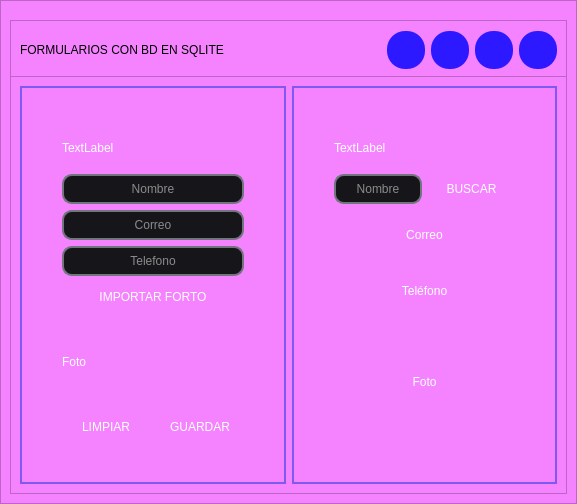
<?xml version="1.0" encoding="UTF-8"?>
<ui version="4.0">
 <class>MainWindow</class>
 <widget class="QMainWindow" name="MainWindow">
  <property name="geometry">
   <rect>
    <x>0</x>
    <y>0</y>
    <width>577</width>
    <height>504</height>
   </rect>
  </property>
  <property name="windowTitle">
   <string>MainWindow</string>
  </property>
  <widget class="QWidget" name="centralwidget">
   <layout class="QHBoxLayout" name="horizontalLayout">
    <property name="spacing">
     <number>0</number>
    </property>
    <property name="leftMargin">
     <number>0</number>
    </property>
    <property name="topMargin">
     <number>0</number>
    </property>
    <property name="rightMargin">
     <number>0</number>
    </property>
    <property name="bottomMargin">
     <number>0</number>
    </property>
    <item>
     <widget class="QFrame" name="frame">
      <property name="styleSheet">
       <string notr="true">background-color: rgb(245, 131, 255);</string>
      </property>
      <property name="frameShape">
       <enum>QFrame::StyledPanel</enum>
      </property>
      <property name="frameShadow">
       <enum>QFrame::Raised</enum>
      </property>
      <layout class="QVBoxLayout" name="verticalLayout_2">
       <item>
        <widget class="QFrame" name="frame_superior">
         <property name="minimumSize">
          <size>
           <width>60</width>
           <height>60</height>
          </size>
         </property>
         <property name="maximumSize">
          <size>
           <width>16777215</width>
           <height>40</height>
          </size>
         </property>
         <property name="styleSheet">
          <string notr="true">QPushButton{
border-radius:18px;
	background-color: rgb(44, 25, 255);
}

QPushButton-hover{
background-color: rgb(255, 227, 156);
}

QLabel{
rgb(90, 14, 255)
font:12pt &quot;SanSerif&quot;;
}</string>
         </property>
         <property name="frameShape">
          <enum>QFrame::StyledPanel</enum>
         </property>
         <property name="frameShadow">
          <enum>QFrame::Raised</enum>
         </property>
         <layout class="QHBoxLayout" name="horizontalLayout_2">
          <item>
           <widget class="QLabel" name="label">
            <property name="text">
             <string>FORMULARIOS CON BD EN SQLITE</string>
            </property>
           </widget>
          </item>
          <item>
           <spacer name="horizontalSpacer">
            <property name="orientation">
             <enum>Qt::Horizontal</enum>
            </property>
            <property name="sizeHint" stdset="0">
             <size>
              <width>184</width>
              <height>20</height>
             </size>
            </property>
           </spacer>
          </item>
          <item>
           <widget class="QPushButton" name="bt_minimo">
            <property name="minimumSize">
             <size>
              <width>38</width>
              <height>38</height>
             </size>
            </property>
            <property name="maximumSize">
             <size>
              <width>38</width>
              <height>38</height>
             </size>
            </property>
            <property name="text">
             <string/>
            </property>
            <property name="icon">
             <iconset>
              <normaloff>minus.svg</normaloff>minus.svg</iconset>
            </property>
            <property name="iconSize">
             <size>
              <width>38</width>
              <height>38</height>
             </size>
            </property>
           </widget>
          </item>
          <item>
           <widget class="QPushButton" name="bt_maximo">
            <property name="minimumSize">
             <size>
              <width>38</width>
              <height>38</height>
             </size>
            </property>
            <property name="maximumSize">
             <size>
              <width>38</width>
              <height>38</height>
             </size>
            </property>
            <property name="text">
             <string/>
            </property>
            <property name="icon">
             <iconset>
              <normaloff>chevron-up.svg</normaloff>chevron-up.svg</iconset>
            </property>
            <property name="iconSize">
             <size>
              <width>38</width>
              <height>38</height>
             </size>
            </property>
           </widget>
          </item>
          <item>
           <widget class="QPushButton" name="bt_normal">
            <property name="minimumSize">
             <size>
              <width>38</width>
              <height>38</height>
             </size>
            </property>
            <property name="maximumSize">
             <size>
              <width>38</width>
              <height>38</height>
             </size>
            </property>
            <property name="text">
             <string/>
            </property>
            <property name="icon">
             <iconset>
              <normaloff>chevron-down.svg</normaloff>chevron-down.svg</iconset>
            </property>
            <property name="iconSize">
             <size>
              <width>38</width>
              <height>38</height>
             </size>
            </property>
           </widget>
          </item>
          <item>
           <widget class="QPushButton" name="bt_close">
            <property name="minimumSize">
             <size>
              <width>38</width>
              <height>38</height>
             </size>
            </property>
            <property name="maximumSize">
             <size>
              <width>38</width>
              <height>38</height>
             </size>
            </property>
            <property name="text">
             <string/>
            </property>
            <property name="icon">
             <iconset>
              <normaloff>x.svg</normaloff>x.svg</iconset>
            </property>
            <property name="iconSize">
             <size>
              <width>38</width>
              <height>38</height>
             </size>
            </property>
           </widget>
          </item>
         </layout>
        </widget>
       </item>
       <item>
        <widget class="QFrame" name="frame_contenido">
         <property name="styleSheet">
          <string notr="true">QLabel{
color: rgb(255, 255, 254);
font: 12pt &quot;Sans Serif Collection&quot;;
}

QPushButton{
background-color: qlineargradient(spread:pad, x1:0, y1:0, x2:1, y2:0, stop:0 rgba(255, 178, 102, 	255), stop:0.55 rgba(235, 148, 61, 255), stop:0.98 rgba(0, 0, 0, 255), stop:1 rgba(0, 0, 0, 0));
border-radius:10px;
color: rgb(255, 255, 254);
font: 12pt &quot;Sans Serif Collection&quot;;
}

QLineEdit{
background-color:rgb(22,22,26);
border-radius:10px;
color: rgb(255, 255, 254);
font: 12pt &quot;Sans Serif Collection&quot;;
border:2px solid rgb(114,117,126);
}

QLineEdit:hover{
background-color:rgb(22,22,26);
border-radius:10px;
font: 12pt &quot;Sans Serif Collection&quot;;
border:2px solid rgb(44,182,125);
}

QLineEdit:focus{
background-color:rgb(1,1,1);
border-radius:10px;
font: 12pt &quot;Sans Serif Collection&quot;;
border:2px solid rgb(127,90,240);
}





</string>
         </property>
         <property name="frameShape">
          <enum>QFrame::StyledPanel</enum>
         </property>
         <property name="frameShadow">
          <enum>QFrame::Raised</enum>
         </property>
         <layout class="QHBoxLayout" name="horizontalLayout_3">
          <item>
           <widget class="QFrame" name="frame_datos">
            <property name="maximumSize">
             <size>
              <width>300</width>
              <height>16777215</height>
             </size>
            </property>
            <property name="styleSheet">
             <string notr="true">QFrame{
border:2px solid #7f5af0;
}


QLabel{
border:None;
}</string>
            </property>
            <property name="frameShape">
             <enum>QFrame::StyledPanel</enum>
            </property>
            <property name="frameShadow">
             <enum>QFrame::Raised</enum>
            </property>
            <layout class="QVBoxLayout" name="verticalLayout" stretch="1,1,1,1,1,1,1">
             <property name="spacing">
              <number>6</number>
             </property>
             <property name="leftMargin">
              <number>40</number>
             </property>
             <property name="topMargin">
              <number>40</number>
             </property>
             <property name="rightMargin">
              <number>40</number>
             </property>
             <property name="bottomMargin">
              <number>40</number>
             </property>
             <item>
              <widget class="QLabel" name="label_2">
               <property name="maximumSize">
                <size>
                 <width>16777215</width>
                 <height>40</height>
                </size>
               </property>
               <property name="text">
                <string>TextLabel</string>
               </property>
              </widget>
             </item>
             <item>
              <widget class="QLineEdit" name="in_nombre">
               <property name="minimumSize">
                <size>
                 <width>0</width>
                 <height>30</height>
                </size>
               </property>
               <property name="alignment">
                <set>Qt::AlignCenter</set>
               </property>
               <property name="placeholderText">
                <string>Nombre</string>
               </property>
              </widget>
             </item>
             <item>
              <widget class="QLineEdit" name="in_correo">
               <property name="minimumSize">
                <size>
                 <width>0</width>
                 <height>30</height>
                </size>
               </property>
               <property name="alignment">
                <set>Qt::AlignCenter</set>
               </property>
               <property name="placeholderText">
                <string>Correo</string>
               </property>
              </widget>
             </item>
             <item>
              <widget class="QLineEdit" name="in_telefono">
               <property name="minimumSize">
                <size>
                 <width>0</width>
                 <height>30</height>
                </size>
               </property>
               <property name="alignment">
                <set>Qt::AlignCenter</set>
               </property>
               <property name="placeholderText">
                <string>Telefono</string>
               </property>
              </widget>
             </item>
             <item>
              <widget class="QPushButton" name="bt_importar_img">
               <property name="minimumSize">
                <size>
                 <width>0</width>
                 <height>30</height>
                </size>
               </property>
               <property name="text">
                <string>IMPORTAR FORTO</string>
               </property>
              </widget>
             </item>
             <item>
              <widget class="QLabel" name="img_preview">
               <property name="text">
                <string>Foto</string>
               </property>
              </widget>
             </item>
             <item>
              <layout class="QHBoxLayout" name="horizontalLayout_4" stretch="1,1">
               <item>
                <widget class="QPushButton" name="bt_limpiar">
                 <property name="minimumSize">
                  <size>
                   <width>0</width>
                   <height>30</height>
                  </size>
                 </property>
                 <property name="styleSheet">
                  <string notr="true">QPushButton{
border-top-left-radius:0px;
border-bottom-left-radius:30px;
border-top-right-radius:30px;
border-bottom-right-radius:0px;
}
QPushButton:hover{
border-top-left-radius:0px;
border-bottom-left-radius:30px;
border-top-right-radius:30px;
border-bottom-right-radius:0px;
}</string>
                 </property>
                 <property name="text">
                  <string>LIMPIAR</string>
                 </property>
                </widget>
               </item>
               <item>
                <widget class="QPushButton" name="bt_guardar">
                 <property name="minimumSize">
                  <size>
                   <width>0</width>
                   <height>30</height>
                  </size>
                 </property>
                 <property name="styleSheet">
                  <string notr="true">QPushButton{
border-top-left-radius:0px;
border-bottom-left-radius:30px;
border-top-right-radius:30px;
border-bottom-right-radius:0px;
}
QPushButton:hover{
border-top-left-radius:0px;
border-bottom-left-radius:30px;
border-top-right-radius:30px;
border-bottom-right-radius:0px;
}
</string>
                 </property>
                 <property name="text">
                  <string>GUARDAR</string>
                 </property>
                </widget>
               </item>
              </layout>
             </item>
            </layout>
           </widget>
          </item>
          <item>
           <widget class="QFrame" name="frame_buscar">
            <property name="styleSheet">
             <string notr="true">QFrame{
border:2px solid #7f5af0;
}


QLabel{
border:None;
}</string>
            </property>
            <property name="frameShape">
             <enum>QFrame::StyledPanel</enum>
            </property>
            <property name="frameShadow">
             <enum>QFrame::Raised</enum>
            </property>
            <layout class="QVBoxLayout" name="verticalLayout_3" stretch="1,1,1,1,3">
             <property name="leftMargin">
              <number>40</number>
             </property>
             <property name="topMargin">
              <number>40</number>
             </property>
             <property name="rightMargin">
              <number>40</number>
             </property>
             <property name="bottomMargin">
              <number>40</number>
             </property>
             <item>
              <widget class="QLabel" name="label_7">
               <property name="maximumSize">
                <size>
                 <width>16777215</width>
                 <height>40</height>
                </size>
               </property>
               <property name="text">
                <string>TextLabel</string>
               </property>
              </widget>
             </item>
             <item>
              <layout class="QHBoxLayout" name="horizontalLayout_5" stretch="1,1">
               <item>
                <widget class="QLineEdit" name="in_buscar_nombre">
                 <property name="minimumSize">
                  <size>
                   <width>0</width>
                   <height>30</height>
                  </size>
                 </property>
                 <property name="alignment">
                  <set>Qt::AlignCenter</set>
                 </property>
                 <property name="placeholderText">
                  <string>Nombre</string>
                 </property>
                </widget>
               </item>
               <item>
                <widget class="QPushButton" name="bt_buscar">
                 <property name="minimumSize">
                  <size>
                   <width>0</width>
                   <height>30</height>
                  </size>
                 </property>
                 <property name="text">
                  <string>BUSCAR</string>
                 </property>
                </widget>
               </item>
              </layout>
             </item>
             <item>
              <widget class="QLabel" name="lbl_correo">
               <property name="minimumSize">
                <size>
                 <width>0</width>
                 <height>50</height>
                </size>
               </property>
               <property name="maximumSize">
                <size>
                 <width>16777215</width>
                 <height>50</height>
                </size>
               </property>
               <property name="text">
                <string>Correo</string>
               </property>
               <property name="alignment">
                <set>Qt::AlignCenter</set>
               </property>
              </widget>
             </item>
             <item>
              <widget class="QLabel" name="lbl_telefono">
               <property name="minimumSize">
                <size>
                 <width>0</width>
                 <height>50</height>
                </size>
               </property>
               <property name="maximumSize">
                <size>
                 <width>16777215</width>
                 <height>50</height>
                </size>
               </property>
               <property name="text">
                <string>Teléfono</string>
               </property>
               <property name="alignment">
                <set>Qt::AlignCenter</set>
               </property>
              </widget>
             </item>
             <item>
              <widget class="QLabel" name="lbl_imagen">
               <property name="text">
                <string>Foto</string>
               </property>
               <property name="alignment">
                <set>Qt::AlignCenter</set>
               </property>
              </widget>
             </item>
            </layout>
           </widget>
          </item>
         </layout>
        </widget>
       </item>
      </layout>
     </widget>
    </item>
   </layout>
  </widget>
 </widget>
 <resources>
  <include location="iconos.qrc"/>
 </resources>
 <connections/>
</ui>
